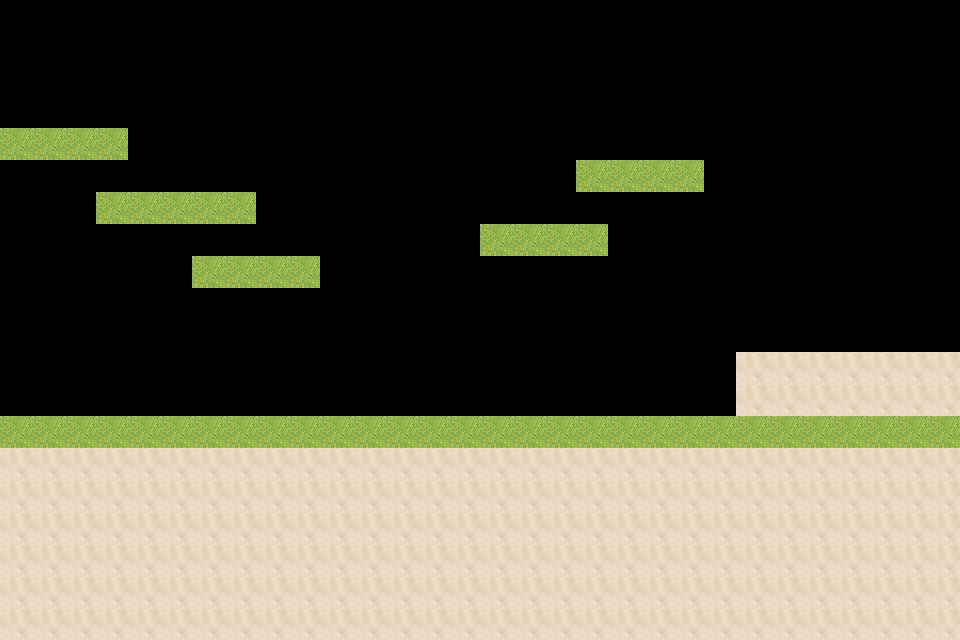

A level layout from a 2D game, rendered from its tile map. Below: a short description, then the map file with tile-grid data replaced by summaries:
An orthogonal 30x20 tile map with 32x32 px tiles, 1 tile layer (块层 1) and 6 objects (player, enemy1, enemy2, enemy3, enemy4, ...).

<map version="1.0" orientation="orthogonal" width="30" height="20" tilewidth="32" tileheight="32">
 <tileset firstgid="1" name="20070620181559280" tilewidth="32" tileheight="32">
  <image source="20070620181559280.png" width="256" height="608" />
 </tileset>
 <layer name="块层 1" width="30" height="20">
  <data>[600 cells, 245 non-empty, 2 distinct tile ids]</data>
 </layer>
 <objectgroup name="player" width="30" height="20">
  <object name="player" gid="10" x="90" y="127" />
  <object name="enemy1" gid="18" x="576" y="163" />
  <object name="enemy2" gid="18" x="511" y="223" />
  <object name="enemy3" gid="18" x="212" y="409" />
  <object name="enemy4" gid="18" x="541" y="413" />
  <object name="enemy5" gid="18" x="825" y="341" />
 </objectgroup>
</map>